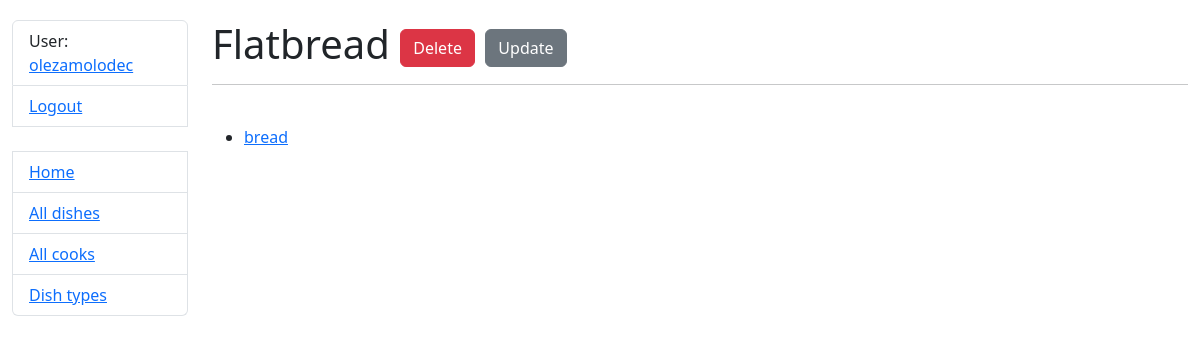
The page /dish-types/1/detail/ (signed in) on the database as committed earlier.
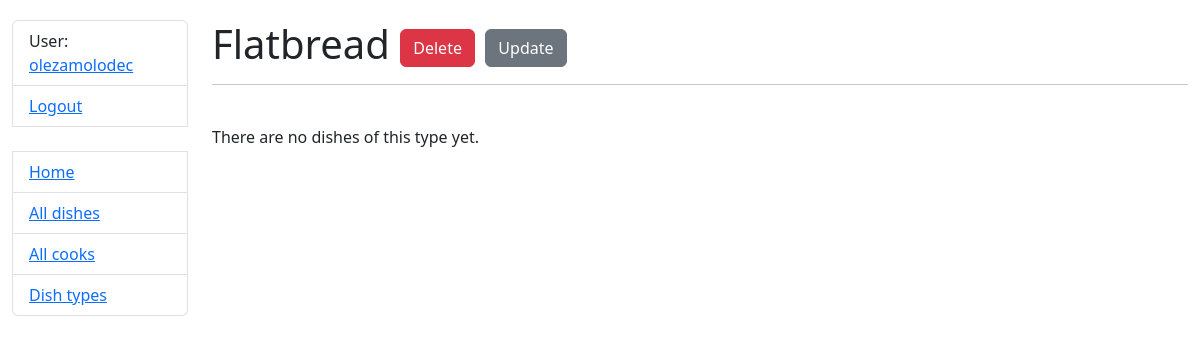
The same page on the database as committed later.
### kitchen/models.py (models this page shows, shortened)
class Dish(models.Model):
    name = models.CharField(max_length=69, unique=True)
    description = models.TextField()
    price = models.DecimalField(max_digits=5, decimal_places=2)
    dish_type = models.ForeignKey(DishType, on_delete=models.CASCADE)
    cooks = models.ManyToManyField(Cook, related_name="dishes")
    ingredients = models.ManyToManyField("Ingredient", related_name="dishes")

### kitchen/views.py (the view)
# urls.py: path("dish-types/<int:pk>/detail/", DishTypeDetailView.as_view(), name="dish-type-detail"),
class DishTypeDetailView(LoginRequiredMixin, generic.DetailView):
    model = DishType
    context_object_name = "dish_type"
    template_name = "kitchen/dish_type_detail.html"
    def get_context_data(self, **kwargs):
        context = super().get_context_data()
        context["dishes"] = Dish.objects.filter(dish_type=self.object)
        return context

### kitchen/models.py (called while the page is built)
    def get_absolute_url(self):
        return reverse("kitchen:cook-detail", kwargs={"pk": self.pk})

### templates/kitchen/dish_type_detail.html
{% extends "base.html" %}
{% block content %}
  <h1>
    {{ dish_type.name }}
    <a href="{% url 'kitchen:dish-type-delete' dish_type.id %}" class="btn btn-danger">Delete</a>
    <a href="{% url 'kitchen:dish-type-update' dish_type.id %}" class="btn btn-secondary">Update</a>
    </h1>
  <hr>
  <br>
    {% if dishes.all %}
      <ul>
      {% for dish in dishes %}
        <li>
          <a href="{% url 'kitchen:dish-detail' dish.id %}">
            {{ dish.name }}
          </a>
        </li>
      {% endfor %}
      </ul>
    {% else %}
      <p>There are no dishes of this type yet.</p>
    {% endif %}
{% endblock %}

Rows that differ between the two databases and show on the page:
no longer on this page (row edited): Dish: name "bread"
Other text that changed with them:
text now shown: "There are no dishes of this type yet."
